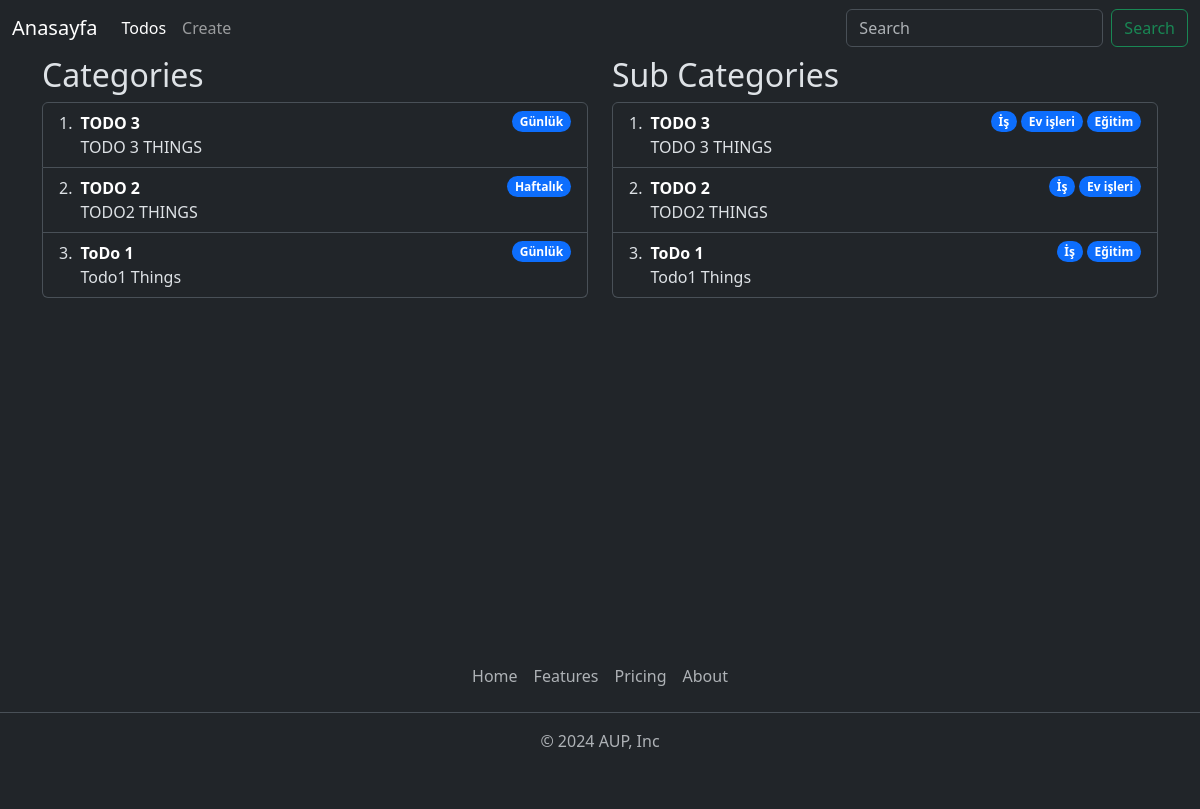
The page /todos/ on the database its author committed.
### yapilacaklar/models.py (models this page shows, shortened)
class ToDo(models.Model):
    title = models.CharField(max_length=50)
    description = models.TextField(max_length=200)
    image = models.FileField(upload_to='todo_picture', null=True, blank=True)
    slug = AutoSlugField(populate_from = "title", unique=True)
    category = models.ForeignKey(Category, on_delete=models.CASCADE)
    sub_category = models.ManyToManyField(SubCategory)

class Category(models.Model):
    name = models.CharField(max_length=50)
    slug = AutoSlugField(populate_from = 'name', unique=True)
    def __str__(self):
        return self.name

class SubCategory(models.Model):
    name = models.CharField(max_length=50)
    slug = AutoSlugField(populate_from = 'name', unique=True)
    def __str__(self):
        return self.name

### yapilacaklar/views.py (the view)
# urls.py: path('', todo_anasayfa, name="todo_anasayfa_page"),
def todo_anasayfa(request):
    categories = Category.objects.all()
    sub_catogeries = SubCategory.objects.all()
    todos = ToDo.objects.all()
    return render(request, 'todo_anasayfa.html', {
        'categories': categories,
        'sub_catogeries': sub_catogeries,
        'todos': todos,
    })

### yapilacaklar/templates/todo_anasayfa.html (shortened to what this page needs)
{% extends "layout.html" %}
{% block content %}
    <div class="row">
        <div class="col-md-6 col-12">
            <h2>Categories</h2>
            <ol class="list-group list-group-numbered">
                {% for todo in todos %}
                    <li class="list-group-item d-flex justify-content-between align-items-start">
                        <div class="ms-2 me-auto">
                            <div class="fw-bold">
                                <a href="{% url "todo_detail_page" todo.slug %}" class="text-white text-decoration-none">
                                    {{ todo.title }}
                                </a>
                            </div>
                            {{ todo.description }}
                        </div>
                        <a href="{% url "todo_category_page" todo.category.slug %}" class="badge bg-primary rounded-pill text-decoration-none">{{ todo.category }}</a>
                    </li>
                {% endfor %}
            </ol>
        </div>
        <div class="col-md-6 col-12">
            <h2>Sub Categories</h2>
            <ol class="list-group list-group-numbered">
                {% for todo in todos %}
                    <li class="list-group-item d-flex justify-content-between align-items-start">
                        <div class="ms-2 me-auto">
                            <div class="fw-bold">
                                <a href="{% url "todo_detail_page" todo.slug %}" class="text-white text-decoration-none">
                                    {{ todo.title }}
                                </a>
                            </div>
                            {{ todo.description }}
                        </div>
                        {% for alt_kategori in todo.sub_category.all %}
                            <a href="{% url "todo_sub_category_page" alt_kategori.slug %}" class="badge bg-primary rounded-pill ms-1 text-decoration-none">{{ alt_kategori }}</a>
                        {% endfor %}
                    </li>
                {% endfor %}
            </ol>
        </div>
    </div>
{% endblock content %}

### templates/layout.html (shortened to what this page needs)
{% load static %}
<!DOCTYPE html>
<html lang="en">
<head>
    <link href="https://cdn.jsdelivr.net/npm/bootstrap@5.3.2/dist/css/bootstrap.min.css" rel="stylesheet">
    <link rel="stylesheet" href="{% static "css/style.css" %}">
</head>
<body data-bs-theme='dark'>
    {% include "components/_navbar.html" %}
    {% if request.path == '/' %}
        {% block main %}{% endblock main %}
    {% else %}
        <div class="container" style="min-height: 70vh;">
            {% block content %}
            {% endblock content %}
        </div>
    {% endif %}
    {% include "components/_footer.html" %}
</body>
</html>

### templates/components/_navbar.html (shortened to what this page needs)
<nav class="navbar navbar-expand-lg bg-dark navbar-dark">
    <div class="container-fluid">
      <a class="navbar-brand" href="{% url "index_page" %}">Anasayfa</a>
      <div class="collapse navbar-collapse" id="navbarSupportedContent">
        <ul class="navbar-nav me-auto mb-2 mb-lg-0">
          <li class="nav-item">
            <a class="nav-link active" aria-current="page" href="{% url "todo_anasayfa_page" %}">Todos</a>
          </li>
          {% if request.path != '/' %}
            <li class="nav-item">
              <a class="nav-link" href="{% url "todo_add_page" %}">Create</a>
            </li>
          {% endif %}
        </ul>
        <form class="d-flex" role="search">
          <input class="form-control me-2" type="search" placeholder="Search" aria-label="Search">
          <button class="btn btn-outline-success" type="submit">Search</button>
        </form>
      </div>
    </div>
  </nav>

### templates/components/_footer.html
<footer class="py-3 my-4 bg-dark">
    <ul class="nav justify-content-center border-bottom pb-3 mb-3">
      <li class="nav-item"><a href="#" class="nav-link px-2 text-body-secondary">Home</a></li>
      <li class="nav-item"><a href="#" class="nav-link px-2 text-body-secondary">Features</a></li>
      <li class="nav-item"><a href="#" class="nav-link px-2 text-body-secondary">Pricing</a></li>
      <li class="nav-item"><a href="#" class="nav-link px-2 text-body-secondary">About</a></li>
    </ul>
    <p class="text-center text-body-secondary">© 2024 AUP, Inc</p>
</footer>

### rows shown on the page
ToDo: title "TODO 3", description "TODO 3 THINGS", category "Günlük"
ToDo: title "TODO 2", description "TODO2 THINGS", category "Haftalık"
ToDo: title "ToDo 1", description "Todo1 Things", category "Günlük"
SubCategory: name "İş"
SubCategory: name "Ev işleri"
SubCategory: name "Eğitim"
